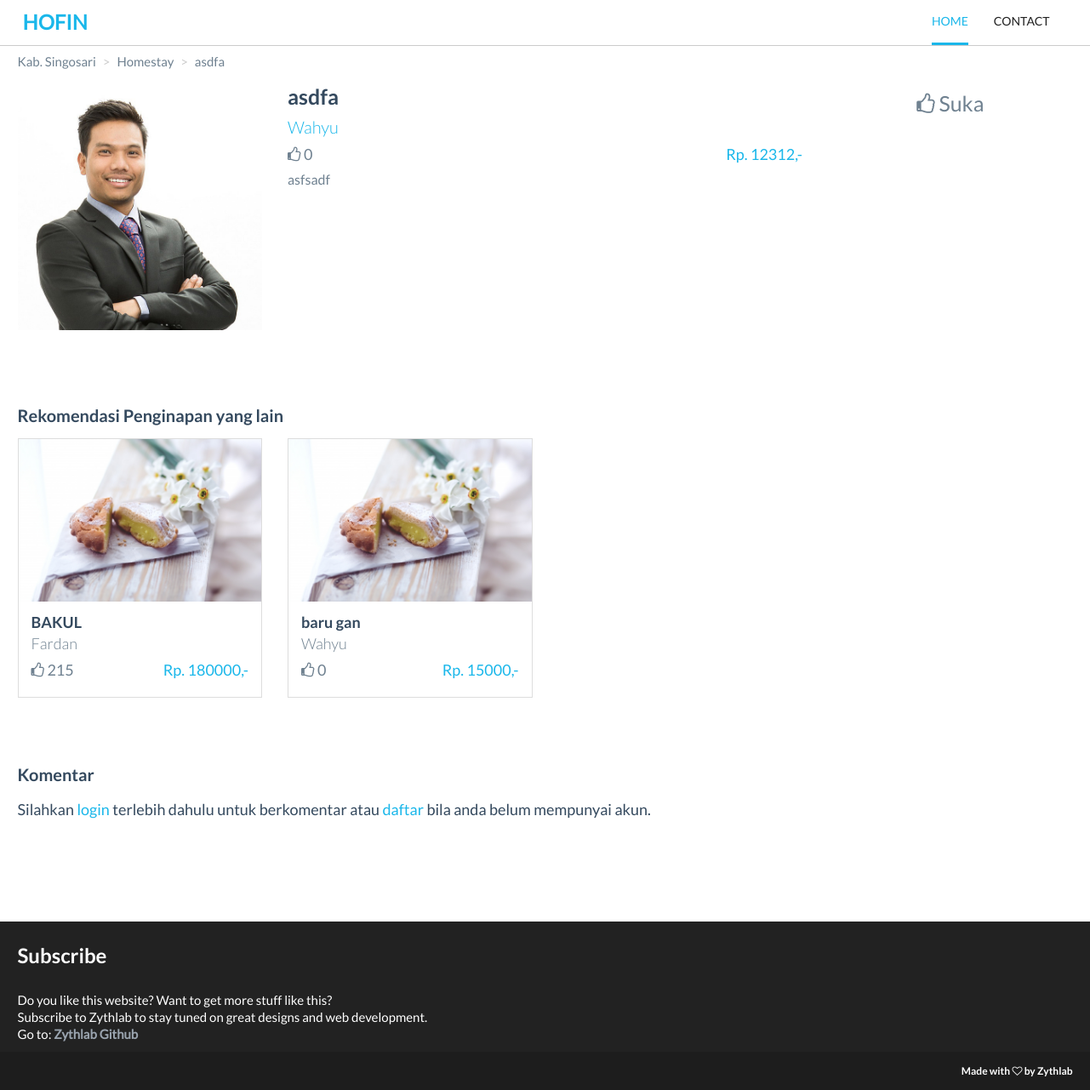
The page /penginapan/detailPenginapan/4 on the database as committed earlier.
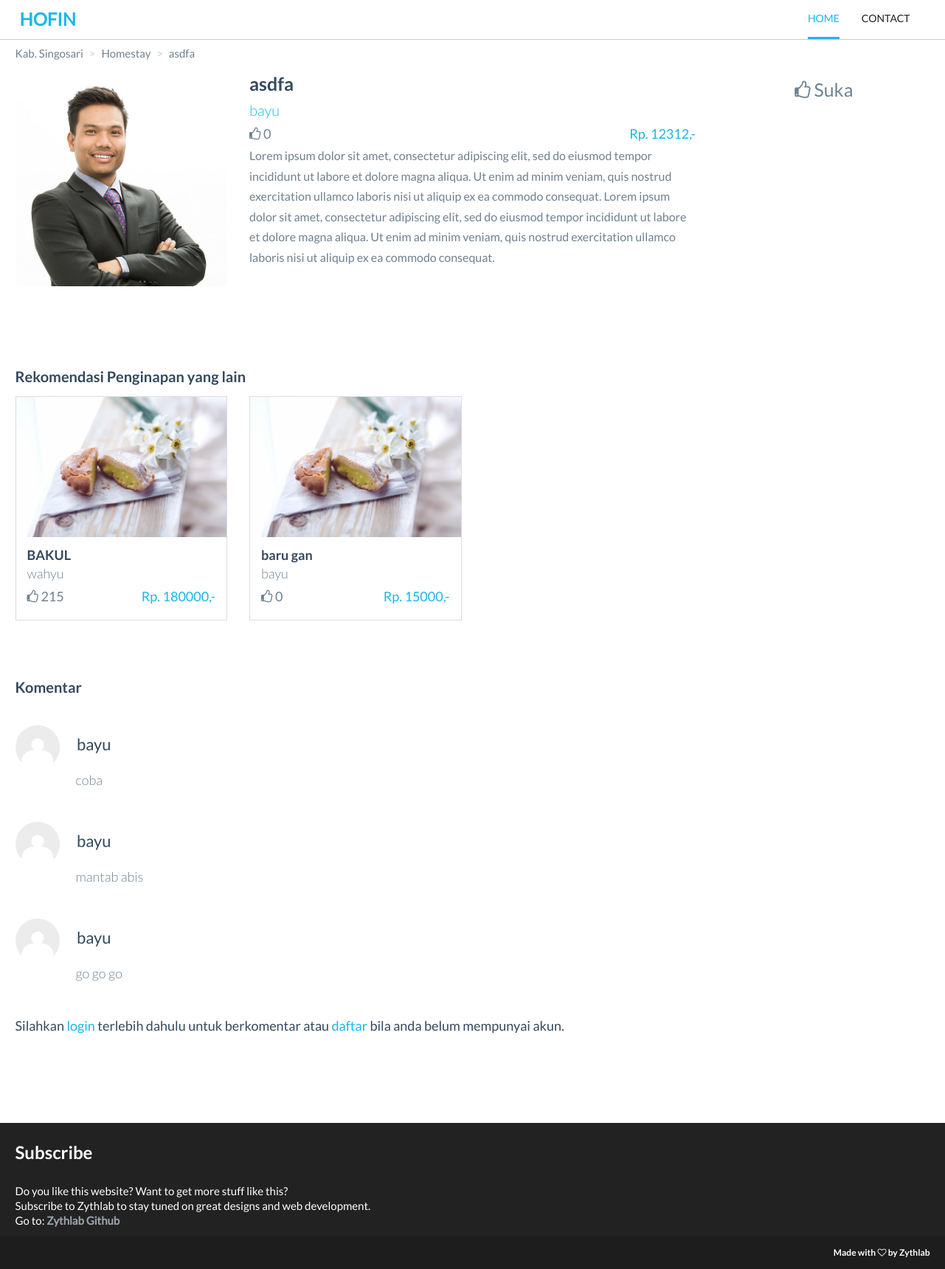
The same page on the database as committed later.
### tables this page shows
CREATE TABLE IF NOT EXISTS `m_penginapan` (
  `id_penginapan` int(11) NOT NULL,
  `id_pengguna` int(11) NOT NULL,
  `rating` int(11) NOT NULL,
  `nama_penginapan` varchar(100) NOT NULL,
  `alamat` varchar(100) NOT NULL,
  `daerah` varchar(100) NOT NULL,
  `harga` int(11) NOT NULL,
  `deskripsi` text NOT NULL,
  `kategori` varchar(50) NOT NULL,
  `foto` varchar(100) NOT NULL
);

CREATE TABLE IF NOT EXISTS `m_pengguna` (
  `id_pengguna` int(11) NOT NULL,
  `nama` varchar(50) NOT NULL,
  `username` varchar(50) NOT NULL,
  `password` varchar(100) NOT NULL,
  `role` int(11) NOT NULL
);

CREATE TABLE IF NOT EXISTS `m_komentar` (
  `id_komentar` int(11) NOT NULL,
  `id_pengguna` int(11) NOT NULL,
  `id_penginapan` int(11) NOT NULL,
  `isi_komentar` text NOT NULL
);

### application/controllers/Penginapan.php (called while the page is built, shortened)
<?php
class Penginapan extends CI_Controller {
	public function detailPenginapan(){
		$id_penginapan = $this->uri->segment(3);
		$id_pengguna = $this->session->userdata('id');
		$data['penginapan'] = $this->Mpenginapan->detailPenginapan($id_penginapan);
		$kategori = $this->Mpenginapan->getKategoriRekomendasi($id_penginapan);
		$data['rekomendasi'] = $this->Mpenginapan->getRekomendasi($kategori,$id_penginapan);
		$data['komentar'] = $this->Mkomentar->getKomentar($id_penginapan);
		$data['suka'] = $this->Mrating->getNilai($id_penginapan,$id_pengguna);
		$data['content'] = $this->load->view('VDetailPenginapan', $data, true);
		$this->load->view('template2', $data);
	}
}

### index.php (called while the page is built, shortened)
<?php
require_once BASEPATH.'core/CodeIgniter.php';

### application/models/Mpenginapan.php (called while the page is built, shortened)
<?php if (!defined('BASEPATH')) exit('No direct script access allowed');
class Mpenginapan extends CI_Model
{
	public function detailPenginapan($id){
		$this->db->from('m_pengguna');
		$this->db->join('m_penginapan', 'm_pengguna.id_pengguna = m_penginapan.id_pengguna');
		$this->db->where('id_penginapan',$id);
		$query = $this->db->get();
		return $query->result();
	}
	public function getKategoriRekomendasi($id){
		$this->db->from('m_pengguna');
		$this->db->join('m_penginapan', 'm_pengguna.id_pengguna = m_penginapan.id_pengguna');
		$this->db->where('id_penginapan',$id);
		$query = $this->db->get();
		foreach ($query->result() as $row)
		{
			$kategori = $row->kategori;
		}
		return $kategori;
	}
	public function getRekomendasi($kategori,$id){
		$this->db->from('m_pengguna');
		$this->db->join('m_penginapan', 'm_pengguna.id_pengguna = m_penginapan.id_pengguna');
		$this->db->where('kategori',$kategori);
		$this->db->where('id_penginapan !=', $id);
		$this->db->limit('4');
		$query = $this->db->get();
		return $query->result();
	}
}

### application/models/Mkomentar.php (called while the page is built, shortened)
<?php if (!defined('BASEPATH')) exit('No direct script access allowed');
class Mkomentar extends CI_Model
{
	public function getKomentar($id_penginapan){
		$this->db->from('m_pengguna');
		$this->db->join('m_komentar', 'm_komentar.id_pengguna = m_pengguna.id_pengguna');
		$this->db->join('m_penginapan', 'm_komentar.id_penginapan = m_penginapan.id_penginapan');
		$this->db->where('m_komentar.id_penginapan',$id_penginapan);
		$query = $this->db->get();
		return $query->result();
	}
}

### application/views/VDetailPenginapan.php (the view, shortened to what this page needs)
<section class="content">
  <?php foreach($penginapan as $penginapan){ ?>
  <div class="container">
    <ol class="breadcrumb">
      <li><a href="<?php echo base_url('penginapan/cariPenginapan?daerah='.$penginapan->daerah.'')?>" class="link"><?php echo $penginapan->daerah ?></a></li>
      <li><a class="link"><?php echo $penginapan->kategori ?></a></li>
      <li><a class="link"><?php echo $penginapan->nama_penginapan ?></a></li>
    </ol>
    <div class="content-body">
      <div class="row">
        <div class="col-md-3">
          <div class="content-img">
            <img src="img/content/2.jpg" class="img-responsive">
          </div>
        </div>
        <div class="col-md-6">
          <div class="content-detail">
            <h3 class="title"><?= $penginapan->nama_penginapan ?></h3>
            <p class="menu-owner"><?= $penginapan->nama ?></p>
            <div class="menu-type"><i class="fa fa-thumbs-o-up" aria-hidden="true"></i> <?= $penginapan->rating ?></div>
            <span class="menu-price">Rp. <?= $penginapan->harga ?>,-</span>
            <p class="description"><?= $penginapan->deskripsi ?></p>
          </div>
        </div>
        <div class="col-md-3">
          <div class="menu-information">
            <?php if ($this->session->userdata('nama') != $penginapan->nama ) { ?>
                <?php if(!$suka) { ?>
              <a href="<?php echo base_url('penginapan/setNilai/1/'.$penginapan->id_penginapan.'') ?>"><i class="fa fa-thumbs-o-up" aria-hidden="true"></i> Suka</a>
              <?php } else { ?>
              <a href="<?php echo base_url('penginapan/setNilai/2/'.$penginapan->id_penginapan.'') ?>"><i class="fa fa-thumbs-o-down" aria-hidden="true"></i> Tidak Suka</a>
            <?php }
            } ?>
          </div>
        </div>
      </div>
    </div>
  </div>
  <?php }
  $id_penginapan = $penginapan->id_penginapan; ?>
</section>
<section class="owner-recomendation">
  <div class="container">
    <h2 class="recomendation-heading">Rekomendasi Penginapan yang lain</h2>
    <div class="row">
      <?php foreach ($rekomendasi as $rekomendasi) { ?>
      <div class="col-md-3">
        <div class="box">
          <a href="<?= base_url('penginapan/detailPenginapan/')?><?= $rekomendasi->id_penginapan?>">
            <span class="box-image">
              <img src="img/content/1.jpg" class="img-responsive">
            </span>
            <div class="box-description">
              <h4 class="menu-title"><?= $rekomendasi->nama_penginapan ?></h4>
              <p class="menu-owner"><?= $rekomendasi->nama ?></p>
              <div class="menu-type"><i class="fa fa-thumbs-o-up" aria-hidden="true"></i> <?= $rekomendasi->rating ?></div>
              <div class="menu-price">Rp. <?=$rekomendasi->harga ?>,-</div>
            </div>
          </a>
        </div>
      </div>
      <?php } ?>
    </div>
  </div>
</section>
<section class="comment">
  <div class="container">
    <h2 class="recomendation-heading">Komentar</h2>
    <?php foreach($komentar as $komentar){ ?>
    <div class="comment-box">
      <div class="row">
        <div class="col-md-9">
          <div class="comment-img">
            <img class="img-circle" src="<?php echo base_url('assets/img/people/default.jpg') ?>" style="max-height: 60px;max-width: 60px">
          </div>
          <div class="comment-name"><?php echo $komentar->nama ?></div>
          <div class="comment-text">
            <p class="comment-desc"><?php echo $komentar->isi_komentar ?></p>
          </div>
        </div>
      </div>
    </div>
    <?php } ?>
    <div class="row">
      <div class="col-md-9">
      <?php if ($this->session->userdata('nama')) {?>
        <?php echo form_open('penginapan/setKomentar')?>
        <input type="hidden" name="id_penginapan" value="<?php echo $id_penginapan ?>">
        <div class="form-group">
          <textarea name="komentar" rows="5" class="form-control" placeholder="komentar anda ..."></textarea>
        </div>
        <div class="pull-right">
          <button class="btn btn-red">Komentar</button>
        </div>
        <?php echo form_close() ?>
        <?php } else { ?>
        <p>Silahkan <a href="<?= base_url('pengguna') ?>" class="link-blue">login</a> terlebih dahulu untuk berkomentar atau <a href="<?= base_url('pengguna') ?>" class="link-blue">daftar</a> bila anda belum mempunyai akun.</p>
        <?php } ?>
      </div>
    </div>
  </div>
</section>

### application/views/template2.php (shortened to what this page needs)
<!DOCTYPE html>
<html lang="en">
<head>
  <link href="<?php echo base_url() ?>assets/dist/css/vendor/bootstrap/css/bootstrap.min.css" rel="stylesheet">
  <link rel="stylesheet" href="https://maxcdn.bootstrapcdn.com/font-awesome/4.6.3/css/font-awesome.min.css">
  <link href="<?php echo base_url() ?>assets/dist/fonts/essential/flaticon.css" rel="stylesheet">
  <link href="<?php echo base_url() ?>assets/dist/css/flat-ui.css" rel="stylesheet">
  <link href="<?php echo base_url() ?>assets/dist/css/custom.css" rel="stylesheet">
</head>
<body>
  <div class="bg-transparent">
    <nav class="navbar navbar-color-white navbar-white navbar-transparent" role="navigation">
      <div class="container">
        <div class="navbar-header">
          <a class="navbar-brand" href="#">HOFIN</a>
        </div>
        <div class="collapse navbar-collapse" id="bs-example-navbar-collapse-1">
          <ul class="nav navbar-nav navbar-right">
            <li class="active">
              <a href="<?php echo base_url('penginapan')?>" class="main-menu">HOME</a>
            </li>
            <li>
            <a href="https://github.com/Zythlab" class="main-menu">CONTACT</a>
            </li>
          </ul>
        </div>
      </div>
    </nav>
  </div>
  <?php echo $content ?>
  <footer class="dark-footer">
    <div class="container">
      <div class="row">
        <div class="col-xs-7">
          <h3 class="footer-title">Subscribe</h3>
          <p>Do you like this website? Want to get more stuff like this?<br/>
            Subscribe to Zythlab to stay tuned on great designs and web development.<br/>
            Go to: <a href="https://github.com/Zythlab" target="_blank">Zythlab Github</a>
          </p>
        </div>
      </div>
    </div>
  </footer>
  <section id="credit">
    <div class="container">
      <div class="pull-right">
        <h6 class="credit">Made with <i class="fa fa-heart-o" aria-hidden="true"></i> by Zythlab</h6>
      </div>
    </div>
  </section>
</body>
</html>

Rows that differ between the two databases and show on the page:
changed m_penginapan "asdfa": id_pengguna.nama "Wahyu" → "bayu"; deskripsi "asfsadf" → "Lorem ipsum dolor sit amet, consectetur adipiscing elit, sed do eiusmod tempor incididunt ut labore et dolore magna aliqua. Ut enim ad minim veniam, quis nostrud exercitation ullamco laboris nisi ut aliquip ex ea commodo consequat. Lorem ipsum dolor sit amet, consectetur adipiscing elit, sed do eiusmod tempor incididunt ut labore et dolore magna aliqua. Ut enim ad minim veniam, quis nostrud exercitation ullamco laboris nisi ut aliquip ex ea commodo consequat."
changed through a linked row, m_penginapan "BAKUL": id_pengguna.nama "Fardan" → "wahyu"
changed m_penginapan "baru gan": id_pengguna.nama "Wahyu" → "bayu"
added m_komentar: id_pengguna.nama "bayu", isi_komentar "coba"
added m_komentar: id_pengguna.nama "bayu", isi_komentar "mantab abis"
added m_komentar: id_pengguna.nama "bayu", isi_komentar "go go go"
